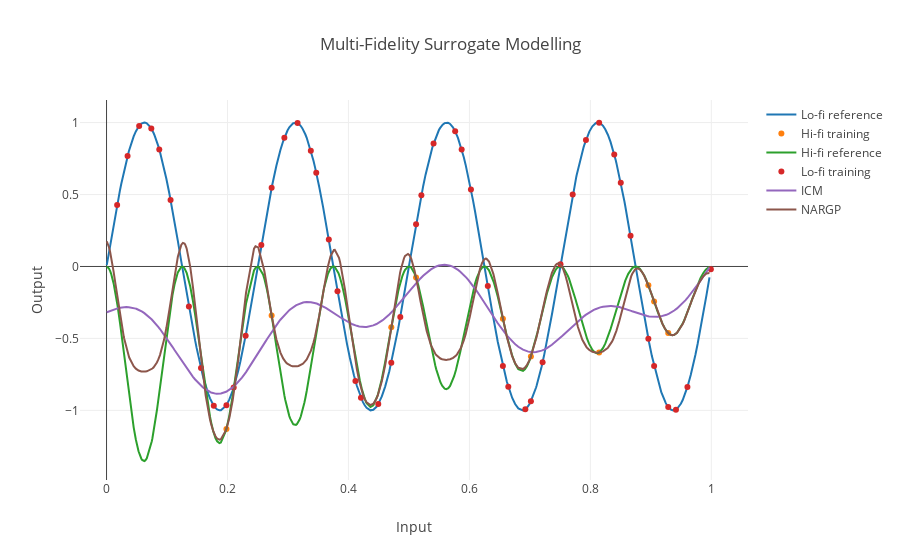

Source (notebook cell):
### Markdown cell above
### Plot results

### Code cell
from plotly.offline import download_plotlyjs, init_notebook_mode, plot, iplot
import plotly.plotly as py
from plotly.graph_objs import *
import plotly.graph_objs as go
import numpy as np
init_notebook_mode(connected=True)

x_sorted, y_sorted = sort_ascending(samples,ref_outputs)
# Create a trace
reference_lofi = go.Scatter(
    x = x_sorted,
    y = y_sorted,
    mode = 'markers-line',
    name = 'Hi-fi reference'
)

x_sorted, y_sorted = sort_ascending(nargp_samples_hifi,nargp_results_hifi)
trainingplot_hifi = go.Scatter(
    x = x_sorted,
    y = y_sorted,
    mode = 'markers',
    name = 'Hi-fi training'
)

x_sorted, y_sorted = sort_ascending(samples,ref_outputs_lofi)
# Create a trace
reference = go.Scatter(
    x = x_sorted,
    y = y_sorted,
    mode = 'markers-line',
    name = 'Lo-fi reference'
)

x_sorted, y_sorted = sort_ascending(nargp_samples_lofi,nargp_results_lofi)
trainingplot_lofi = go.Scatter(
    x = x_sorted,
    y = y_sorted,
    mode = 'markers',
    name = 'Lo-fi training'
)

x_sorted, y_sorted = sort_ascending(samples,icm_outputs)
icm = go.Scatter(
    x = x_sorted,
    y = y_sorted,
    mode = 'markers-line',
    name = 'ICM'
)

x_sorted, y_sorted = sort_ascending(samples,nargp_outputs)
nargp = go.Scatter(
    x = x_sorted,
    y = y_sorted,
    mode = 'markers-line',
    name = 'NARGP'
)



layout = dict(title = 'Multi-Fidelity Surrogate Modelling',
              xaxis = dict(title = 'Input'),
              yaxis = dict(title = 'Output'),
              )

fig = Figure(data=[reference,trainingplot_hifi, reference_lofi,trainingplot_lofi, icm, nargp], layout=layout)



iplot(fig)

### Figure 1 — Plotly figure (JSON) as saved in the notebook; plotly's stock layout.template omitted (floating-point values rounded to 4 significant figures; data arrays with more than 128 entries replaced by an {"elided": "..."} marker saying what was removed)
{"data": [{"mode": "markers-line", "name": "Lo-fi reference", "type": "scatter", "x": {"elided": "500 float values"}, "y": {"elided": "500 float values"}}, {"mode": "markers", "name": "Hi-fi training", "type": "scatter", "x": [0.1983, 0.273, 0.4709, 0.5118, 0.6554, 0.7017, 0.8145, 0.8959, 0.9054, 0.9288], "y": [-1.129, -0.3407, -0.4219, -0.07728, -0.3632, -0.6255, -0.5981, -0.1304, -0.2437, -0.4625]}, {"mode": "markers-line", "name": "Hi-fi reference", "type": "scatter", "x": {"elided": "500 float values"}, "y": {"elided": "500 float values"}}, {"mode": "markers", "name": "Lo-fi training", "type": "scatter", "x": [0.01755, 0.03482, 0.05394, 0.07405, 0.08719, 0.1059, 0.1362, 0.1562, 0.1773, 0.1983, 0.2102, 0.23, 0.256, 0.273, 0.294, 0.3159, 0.3378, 0.3468, 0.3675, 0.3819, 0.4116, 0.4207, 0.4493, 0.4709, 0.4857, 0.5118, 0.5206, 0.5407, 0.5765, 0.5872, 0.6025, 0.6304, 0.6554, 0.6643, 0.6925, 0.7017, 0.721, 0.7506, 0.7708, 0.7927, 0.8145, 0.8395, 0.8503, 0.8665, 0.8959, 0.9054, 0.9288, 0.9416, 0.9605, 0.9993], "y": [0.4269, 0.7675, 0.9769, 0.9582, 0.8136, 0.4624, -0.2775, -0.7063, -0.9676, -0.9636, -0.8413, -0.4811, 0.1494, 0.5464, 0.8943, 0.9963, 0.8046, 0.6516, 0.1871, -0.172, -0.795, -0.9124, -0.9563, -0.6688, -0.351, 0.2926, 0.4951, 0.8542, 0.9391, 0.8134, 0.535, -0.1364, -0.6918, -0.835, -0.9922, -0.9369, -0.6654, 0.01576, 0.4996, 0.8793, 0.9987, 0.7782, 0.5811, 0.213, -0.5015, -0.6921, -0.9761, -0.9948, -0.8374, -0.01877]}, {"mode": "markers-line", "name": "ICM", "type": "scatter", "x": {"elided": "500 float values"}, "y": {"elided": "500 float values"}}, {"mode": "markers-line", "name": "NARGP", "type": "scatter", "x": {"elided": "500 float values"}, "y": {"elided": "500 float values"}}], "layout": {"title": "Multi-Fidelity Surrogate Modelling", "xaxis": {"title": "Input"}, "yaxis": {"title": "Output"}}}
